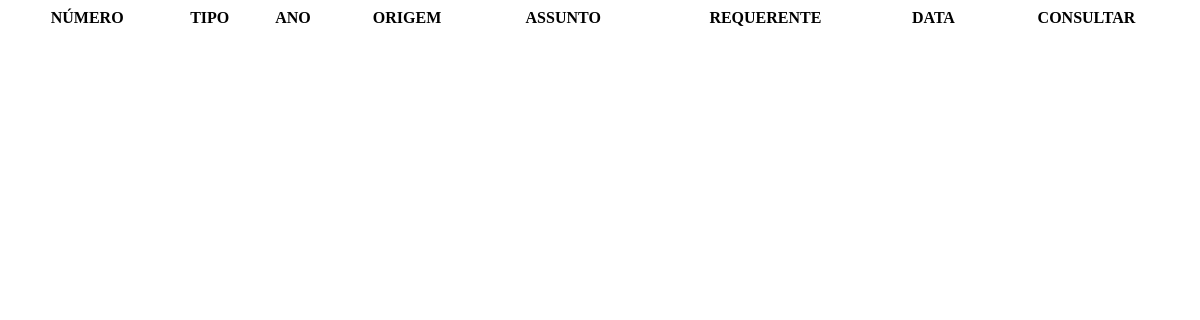
The page /site/recursos/includes/consulta/consulta_origem.php (signed in) on the database as committed earlier.
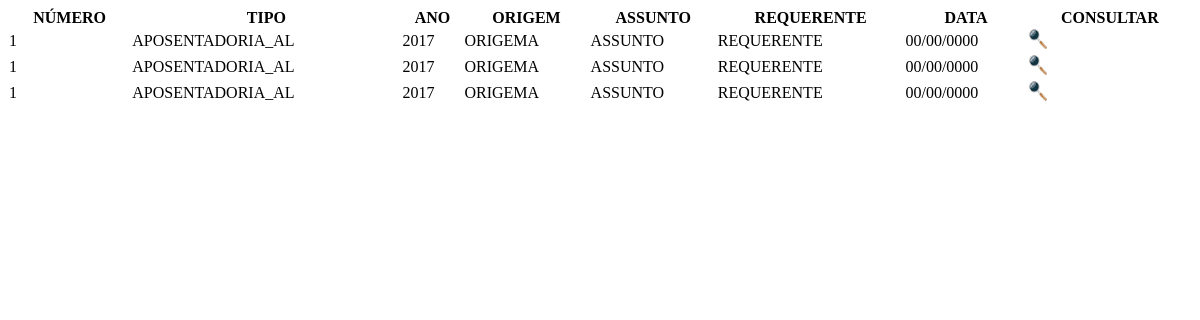
The same page on the database as committed later.
### tables this page shows
CREATE TABLE `cadastro_processo` (
  `idProcesso` int(11) NOT NULL,
  `numeroProcesso` int(11) NOT NULL,
  `tipoProcesso` int(11) NOT NULL,
  `anoProcesso` int(11) NOT NULL,
  `dataProcesso` date NOT NULL,
  `idAssunto` int(11) NOT NULL DEFAULT '0',
  `descricao_assunto` varchar(50) NOT NULL,
  `idOrigem` int(11) NOT NULL DEFAULT '0',
  `descricao_origem` varchar(50) NOT NULL,
  `idRequerente` int(11) NOT NULL DEFAULT '0',
  `descricao_requerente` varchar(50) NOT NULL,
  `logradouro` varchar(50) NOT NULL,
  `numero` int(11) NOT NULL,
  `complemento` varchar(50) NOT NULL,
  `bairro` varchar(50) NOT NULL,
  `cidade` varchar(50) NOT NULL,
  `uf` varchar(50) NOT NULL,
  `cep` varchar(50) NOT NULL,
  `telefone` varchar(14) NOT NULL,
  `celular` varchar(15) NOT NULL,
  `usuario` varchar(50) NOT NULL
);

CREATE TABLE `tipo_processo` (
  `id_tipo_processo` int(11) NOT NULL,
  `descricao_tipo_processo` varchar(50) NOT NULL,
  `numero_proximo_processo` int(11) NOT NULL,
  `usuario` varchar(50) NOT NULL
);

### site/recursos/includes/funcoes/funcao_formata_data.php (called while the page is built, shortened)
<?php
function dataBrasileiro($data) {
    if ($data == "" || $data == "1900-01-01 00:00:00.000") {
        return "00/00/0000";
    } else {
        $partes_data = explode("-", $data);
        $ano = $partes_data[0];
        $mes = $partes_data[1];
        $resto_data = explode(" ", $partes_data[2]);
        $dia = $resto_data[0];
        $data_brasil = $dia . "/" . $mes . "/" . $ano;
        return $data_brasil;
    }
}
function dataAmericano($data) {
    if ($data == "" || $data == "00/00/0000") {
        return null;
    } else {
        $partes_data = explode("/", $data);
        $dia = $partes_data[0];
        $mes = $partes_data[1];
        $ano = $partes_data[2];
        return $ano . '-' . $mes . '-' . $dia;
    }
}

### site/recursos/includes/consulta/consulta_origem.php (the view, shortened to what this page needs)
<?php
include_once '../funcoes/funcao_formata_data.php';
$origem = $_POST['origem'];
$data_inicial = dataAmericano($_POST['dt_inicial']);
$data_final = dataAmericano($_POST['dt_final']);
?>
<!DOCTYPE html>
<html>
    <head>
    </head>
    <body>
        <div style="overflow: auto; max-width: 100%;">
            <table id="table" class="display" cellspacing="0" width="100%">
                <thead>
                    <tr>
                        <th>NÚMERO</th>
                        <th>TIPO</th>
                        <th>ANO</th>
                        <th>ORIGEM</th>
                        <th>ASSUNTO</th>
                        <th>REQUERENTE</th>
                        <th>DATA</th>
                        <th>CONSULTAR</th>
                    </tr>
                </thead>
                <tbody>
                    <?php
                    include_once '../estrutura/conexao/conexao.php';
                    $sql = "SELECT * ";
                    $sql = $sql . " FROM  cadastro_processo c , tipo_processo t ";
                    $sql = $sql . " WHERE c.descricao_origem LIKE  '%$origem%' ";
                    $sql = $sql . " AND c.tipoProcesso = t.id_tipo_processo";
                    $sql = $sql . " AND c.dataProcesso >= '$data_inicial' ";
                    $sql = $sql . " AND c.dataProcesso <= '$data_final' ";
                    $sql = $sql . " ORDER BY  c.idProcesso   ";
                    $query = $pdo->prepare($sql);
                    $query->execute();
                    for ($i = 0; $dados = $query->fetch(); $i++) {
                        ?>
                        <tr>
                            <td><?php echo $dados['numeroProcesso']; ?></td>
                            <td><?php echo $dados['descricao_tipo_processo']; ?></td>
                            <td><?php echo $dados['anoProcesso']; ?></td>
                            <td><?php echo $dados['descricao_origem']; ?></td>
                            <td><?php echo $dados['descricao_assunto']; ?></td>
                            <td><?php echo $dados['descricao_requerente']; ?></td>
                            <td><?php echo dataBrasileiro($dados['dataProcesso']); ?></td>
                            <td><a href="#" id="id_consultar_processo"  data-id="<?php echo $dados['idProcesso']; ?>"><img src="recursos/imagens/estrutura/lupa.png" alt="consultar" height="20px;"></a></td>
                        </tr>
                        <?php
                    }
                    ?>
                </tbody>
            </table>
        </div>
    </body>
</html>

Rows that differ between the two databases and show on the page:
added cadastro_processo: numeroProcesso "1", tipo_processo.descricao_tipo_processo "APOSENTADORIA_AL", anoProcesso "2017", descricao_origem "ORIGEMA", descricao_assunto "ASSUNTO", descricao_requerente "REQUERENTE", dataProcesso "00/00/0000"
added cadastro_processo: numeroProcesso "1", tipo_processo.descricao_tipo_processo "APOSENTADORIA_AL", anoProcesso "2017", descricao_origem "ORIGEMA", descricao_assunto "ASSUNTO", descricao_requerente "REQUERENTE", dataProcesso "00/00/0000"
added cadastro_processo: numeroProcesso "1", tipo_processo.descricao_tipo_processo "APOSENTADORIA_AL", anoProcesso "2017", descricao_origem "ORIGEMA", descricao_assunto "ASSUNTO", descricao_requerente "REQUERENTE", dataProcesso "00/00/0000"
